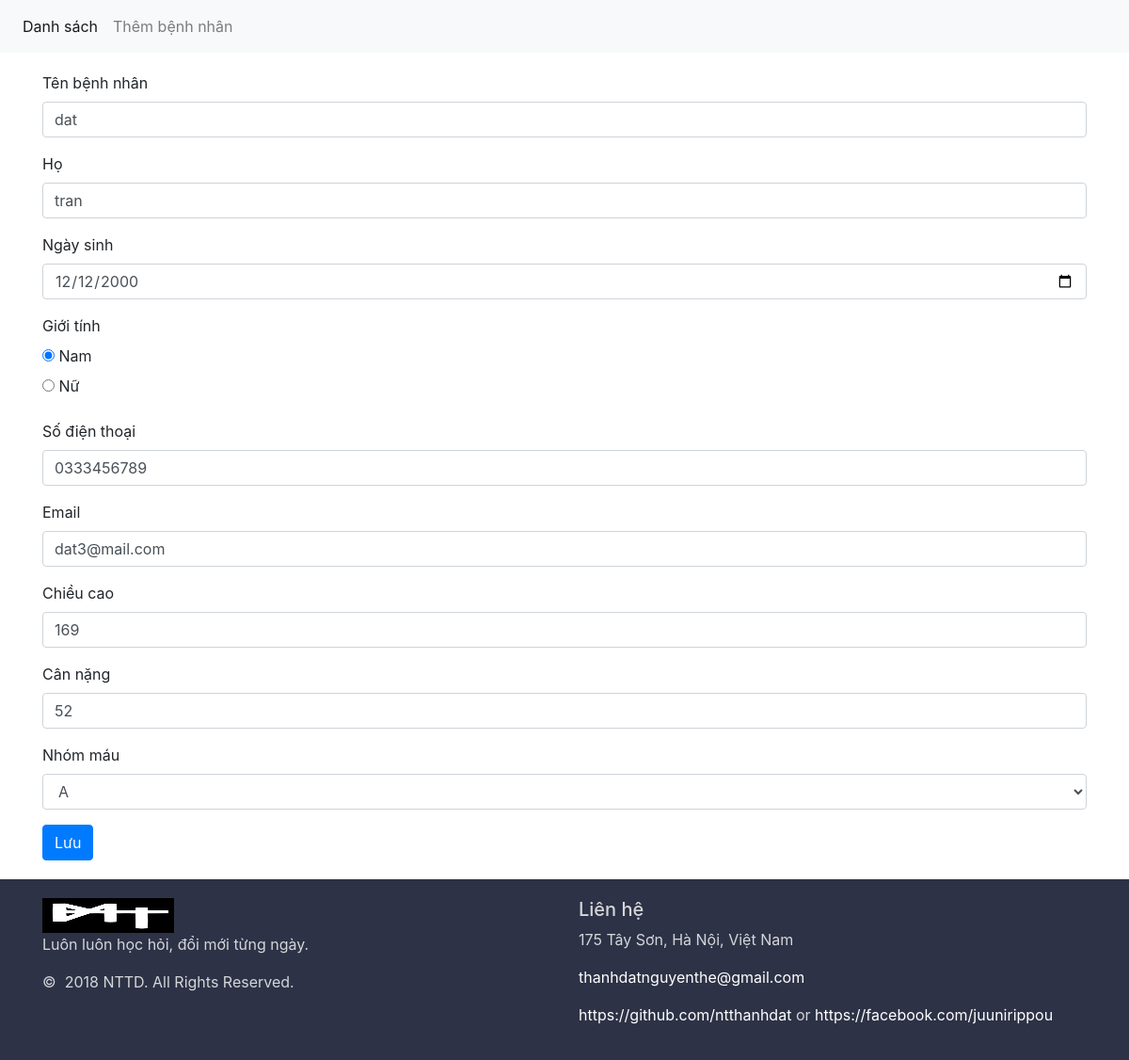
Page /edit.php?id=2 on the committed database.
### tables this page shows
CREATE TABLE `patient` (
  `PatientID` int(11) NOT NULL,
  `FirstName` char(50) NOT NULL,
  `LastName` char(50) NOT NULL,
  `DateOfBirth` date DEFAULT NULL,
  `Gender` char(6) DEFAULT NULL,
  `PhoneNumber` char(10) DEFAULT NULL,
  `Email` char(30) DEFAULT NULL,
  `Height` int(11) DEFAULT NULL,
  `Weight` int(11) DEFAULT NULL,
  `BloodGroup` char(3) DEFAULT NULL,
  `CreateOn` date DEFAULT NULL,
  `ModifiedOn` date DEFAULT NULL
);

### edit.php (the view, shortened to what this page needs)
<?php include('header.php');
include('config.php');
$id = $_GET['id'];
$sql = "select * from Patient where PatientID='$id'";
mysqli_set_charset($conn, 'UTF8');
$result = mysqli_query($conn, $sql);
if (mysqli_num_rows($result) > 0) {
  $post = mysqli_fetch_assoc($result);
}
?>
<main class="container">
  <div class="row">
    <div class="col-md-12">
      <form action="edit-process.php" method="post">
        <div class="form-group">
          <label for="">Tên bệnh nhân</label>
          <input type="text" name="fname" id="" class="form-control" value="<?php echo $post['FirstName'] ?>">
        </div>
        <div class="form-group">
          <label for="">Họ</label>
          <input type="text" name="lname" id="" class="form-control" value="<?php echo $post['LastName'] ?>">
        </div>
        <div class="form-group">
          <label for="">Ngày sinh </label>
          <input type="date" name="date" id="" class="form-control" value="<?php echo $post['DateOfBirth'] ?>">
        </div>
        <div class="form-group">
          <label for="">Giới tính</label><br>
          <input type="radio" id="male" name="gender" value="nam" <?php if (strtolower($post['Gender']) == 'nam') { echo 'checked'; } ?>>
          <label for="male">Nam</label><br>
          <input type="radio" id="female" name="gender" value="nữ" <?php if (strtolower($post['Gender']) == 'nữ') { echo 'checked'; } ?>>
          <label for="female">Nữ</label><br>
        </div>
        <div class="form-group">
          <label for="">Số điện thoại</label><br>
          <input type="text" name="phone" id="" class="form-control" value="<?php echo $post['PhoneNumber'] ?>">
        </div>
        <div class="form-group">
          <label for="">Email</label><br>
          <input type="email" class="form-control" name="email" id="" value="<?php echo $post['Email'] ?>">
        </div>
        <div class="form-group">
          <label for="">Chiều cao</label><br>
          <input type="number" name="height" id="height" class="form-control" value="<?php echo $post['Height'] ?>"">
                </div>
                <div class=" form-group">
          <label for="">Cân nặng</label><br>
          <input type="number" name="weight" id="weight" class="form-control" value="<?php echo $post['Weight'] ?>"">
                </div>
                <div class=" form-group">
          <label for=""> Nhóm máu</label>
          <select name="blood" id="" class="form-control" value="<?php echo $post['BloodGroup'] ?>">
            <option value="A">A</option>
          </select>
        </div>
        <button type="submit" class="btn btn-primary">Lưu</button>
      </form>
    </div>
  </div>
</main>
<?php include('footer.php') ?>

### style.css (style rules this page uses)
.container { padding-top: 20px; padding-bottom: 20px; }

### rows in the picture
patient: fname "dat", lname "tran", date "12/12/2000", Gender "☑ Nam", Gender "☐ Nữ", phone "0333456789", email "dat3@mail.com", height "169", weight "52", blood "A"
